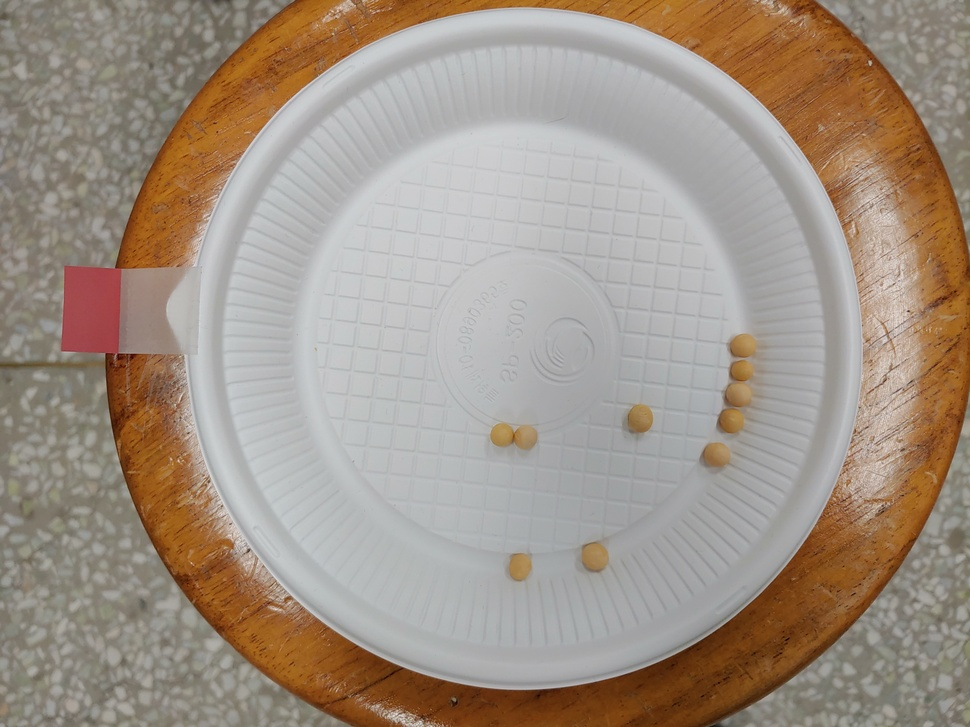
#> input picture Hidden/t01/5.jpg, 970 x 727 px, shrunk from 4032 x 3024 before the run, found by its file name
$ python edge_detection_sovel.py   (older library calls are emulated)
#> lines starting #> are read from the running program, lines starting #| are printed output that depends on the picture; after the words box and inside, x2 and y2 are one past the last pixel; in counts of white or black regions, pixels touching at a corner belong together
import cv2
import numpy as np
from matplotlib import pyplot as plt

input_img1 = "./Open/t01/5.jpg"

src=cv2.imread(input_img1,cv2.IMREAD_GRAYSCALE)
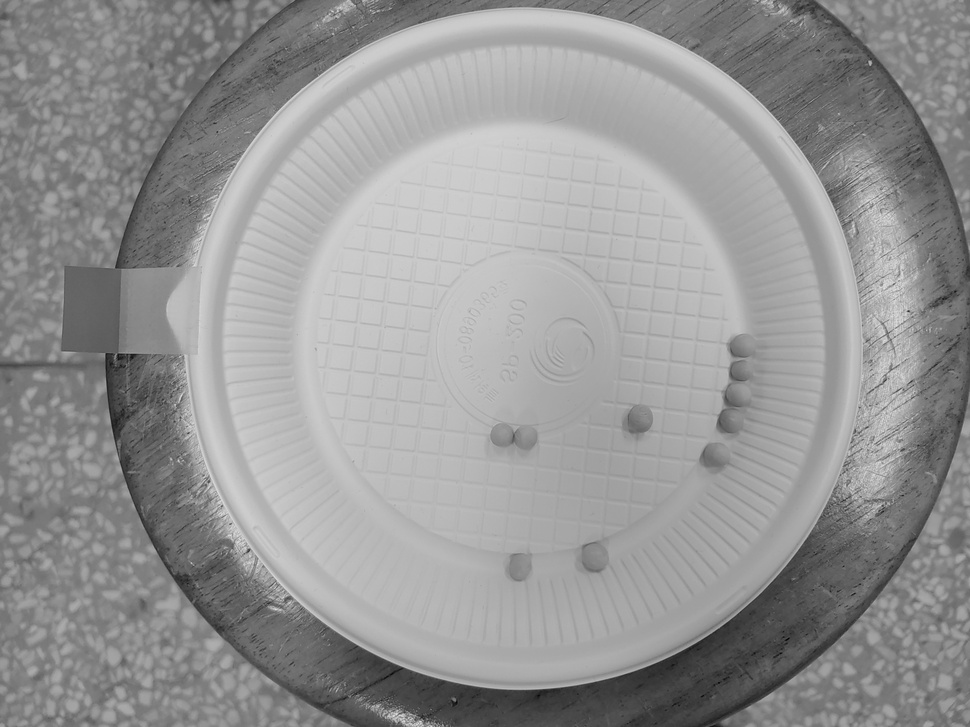
#> src: shape (727, 970); min 2, max 228, mean 149.7
dx=cv2.Sobel(src,cv2.CV_32F,1,0)
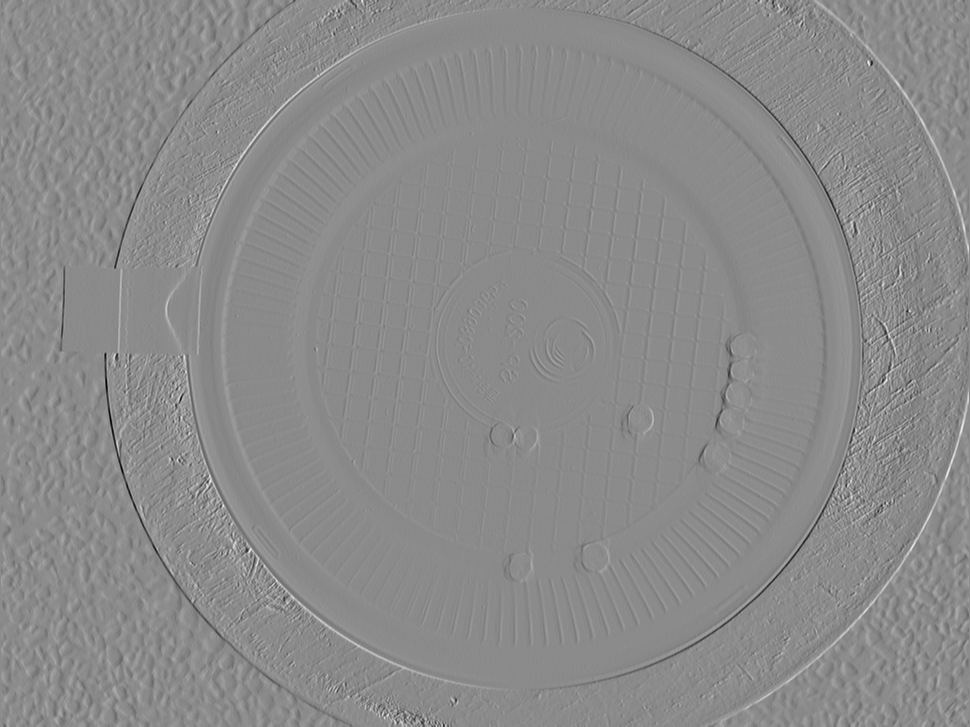
#> dx: shape (727, 970) float32; min -494, max 412, mean 0; drawn with min black and max white
print(dx.shape)
#| (727, 970)
dy=cv2.Sobel(src,cv2.CV_32F,0,1)
mag=cv2.magnitude(dx,dy)
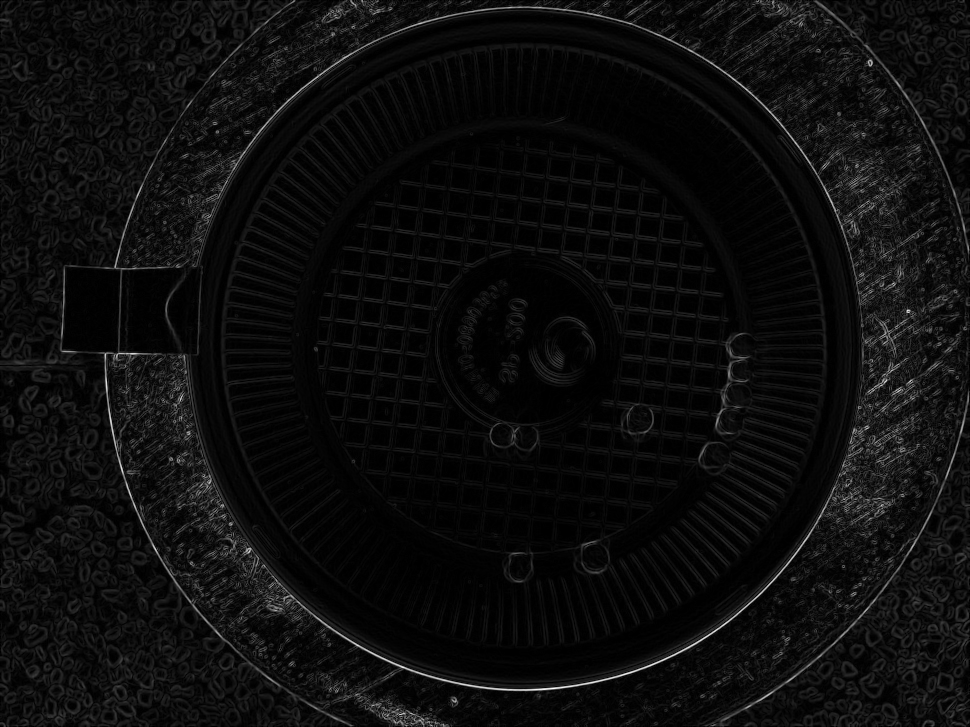
#> mag: shape (727, 970) float32; min 0, max 559.3, mean 29.4; drawn with min black and max white
mag=np.clip(mag,0,255).astype(np.uint8)
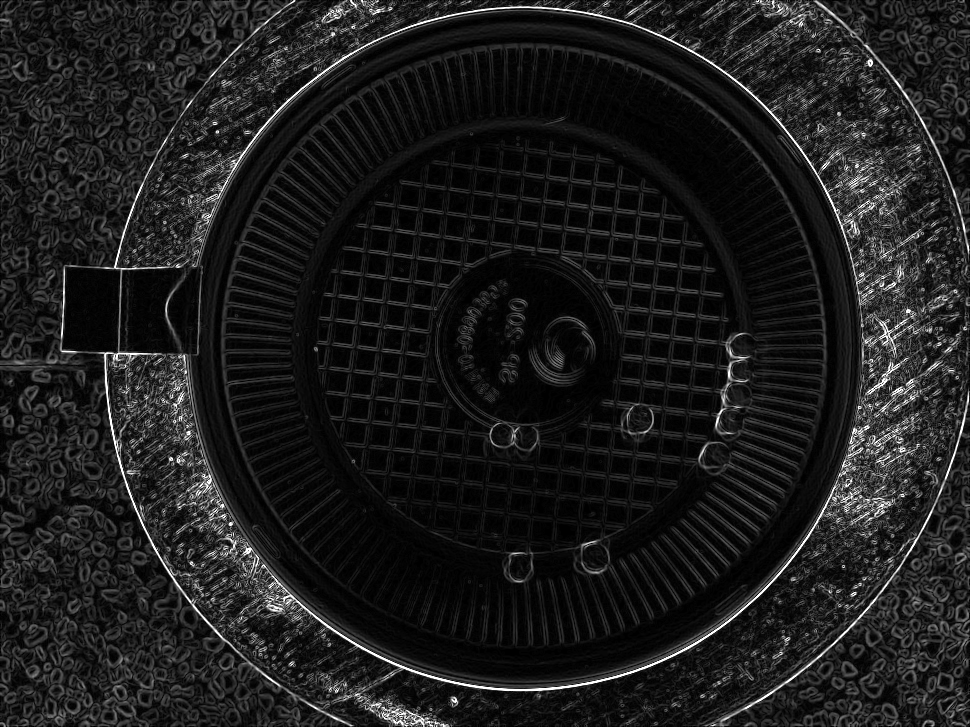
#> mag: shape (727, 970); min 0, max 255, mean 28.7
dst=np.zeros(src.shape[:2],np.uint8)
dst[mag>120]=255
_,dst=cv2.threshold(mag,120,255,cv2.THRESH_BINARY)
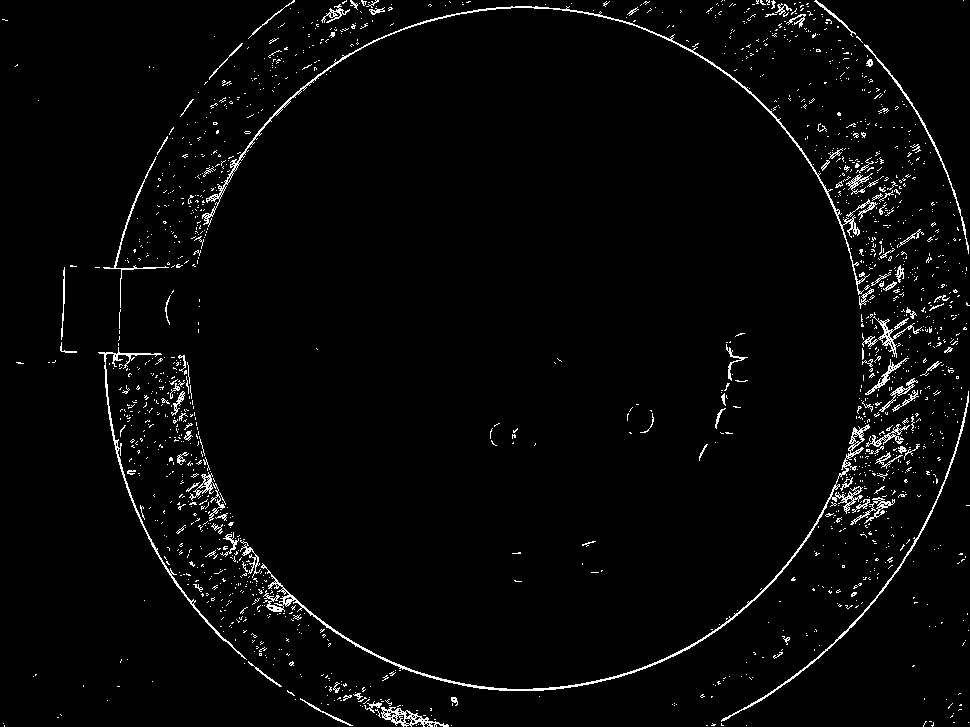
#> dst: shape (727, 970); 2.8% white in thin lines or dots

# [8 lines of commented-out code are left out]
cv2.imshow(input_img1, dst)
cv2.waitKey(0)
cv2.destroyAllWindows()

$ run again, with Hidden/t01/1.jpg copied over Hidden/t01/5.jpg
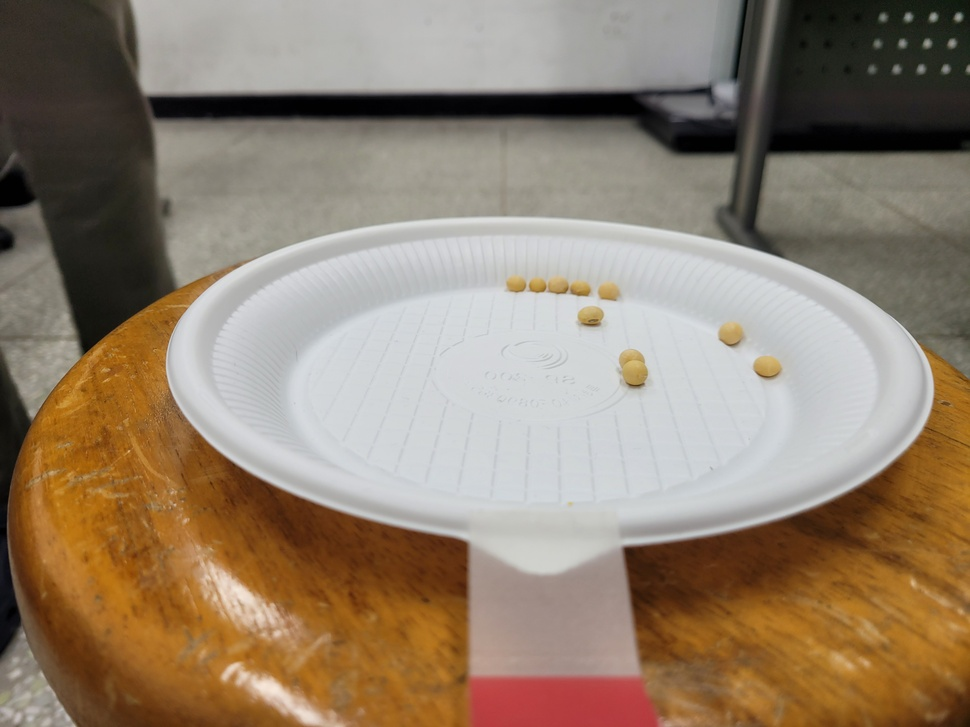
#> input picture Hidden/t01/1.jpg, 970 x 727 px, shrunk from 4032 x 3024 before the run, found by its file name
#| (727, 970)
#> `dy=cv2.Sobel(src,cv2.CV_32F,0,1)`:
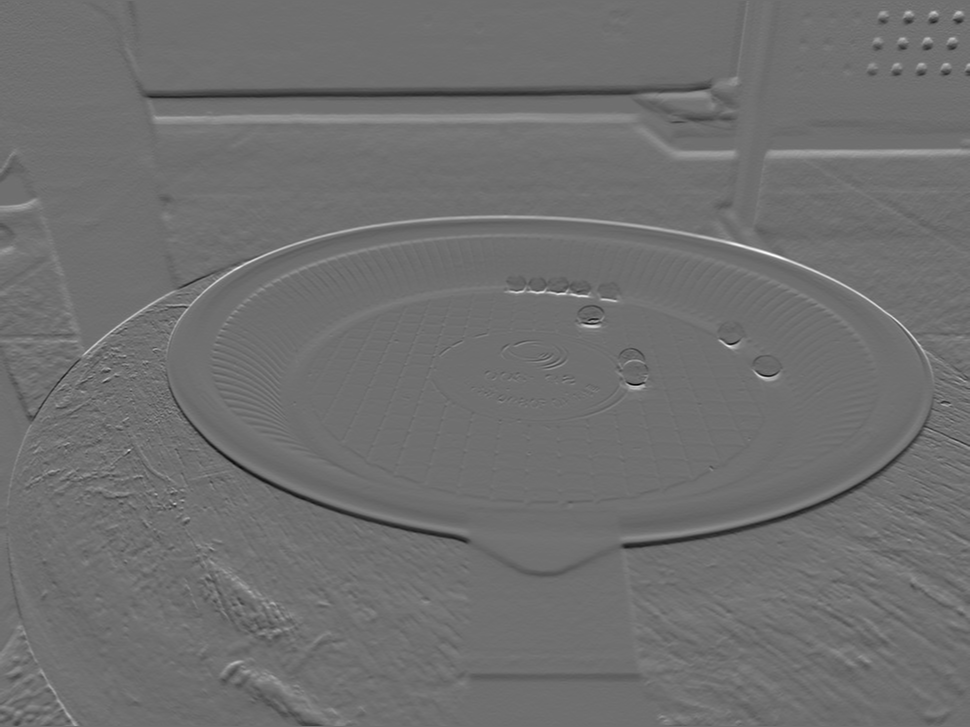
#> dy: shape (727, 970) float32; min -356, max 456, mean -0.3; drawn with min black and max white
#> `_,dst=cv2.threshold(mag,120,255,cv2.THRESH_BINARY)`:
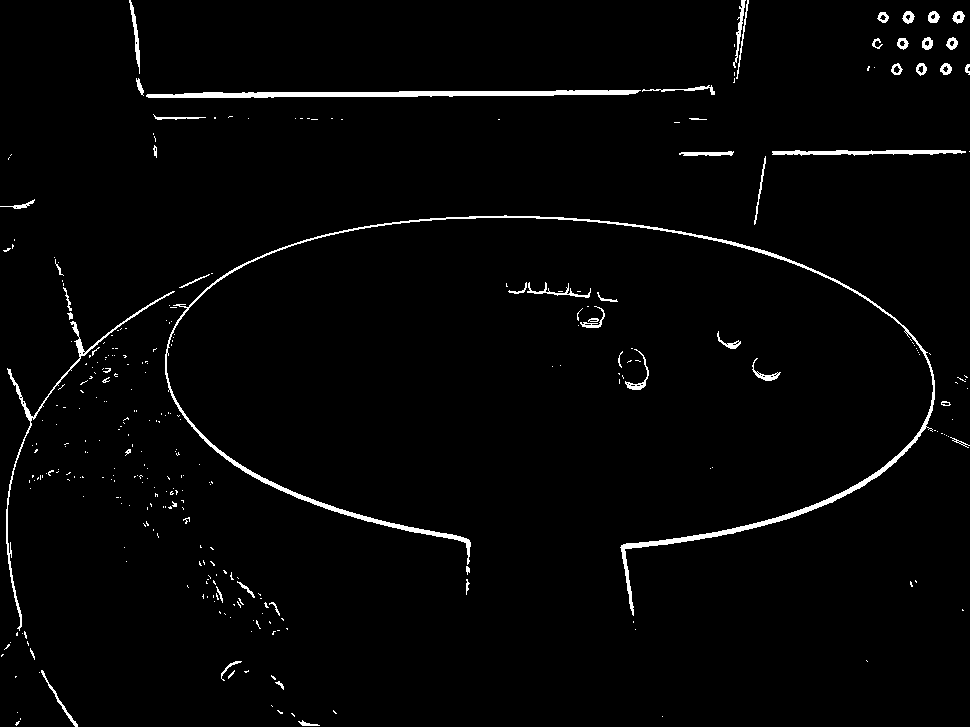
#> dst: shape (727, 970); 2.2% white; 325 white regions (268 under 20 px), largest, box (x1, y1, x2, y2) and area: (165, 215, 935, 616) 5713, (146, 90, 641, 98) 2468, (6, 291, 175, 631) 1188

$ run again, with Hidden/t01/2.jpg copied over Hidden/t01/5.jpg
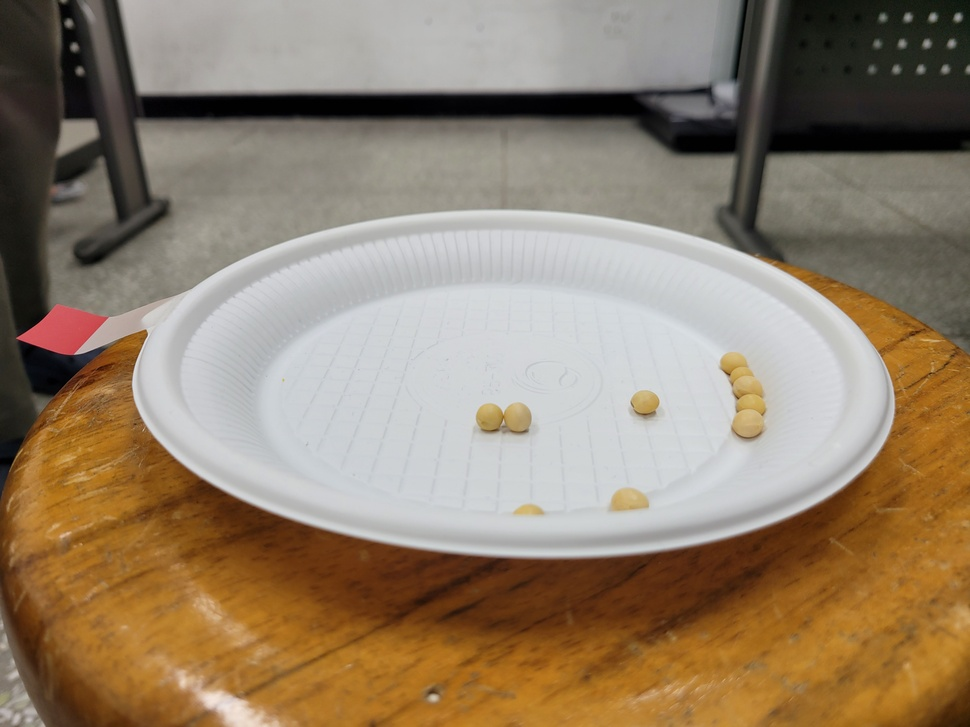
#> input picture Hidden/t01/2.jpg, 970 x 727 px, shrunk from 4032 x 3024 before the run, found by its file name
#| (727, 970)
#> `dy=cv2.Sobel(src,cv2.CV_32F,0,1)`:
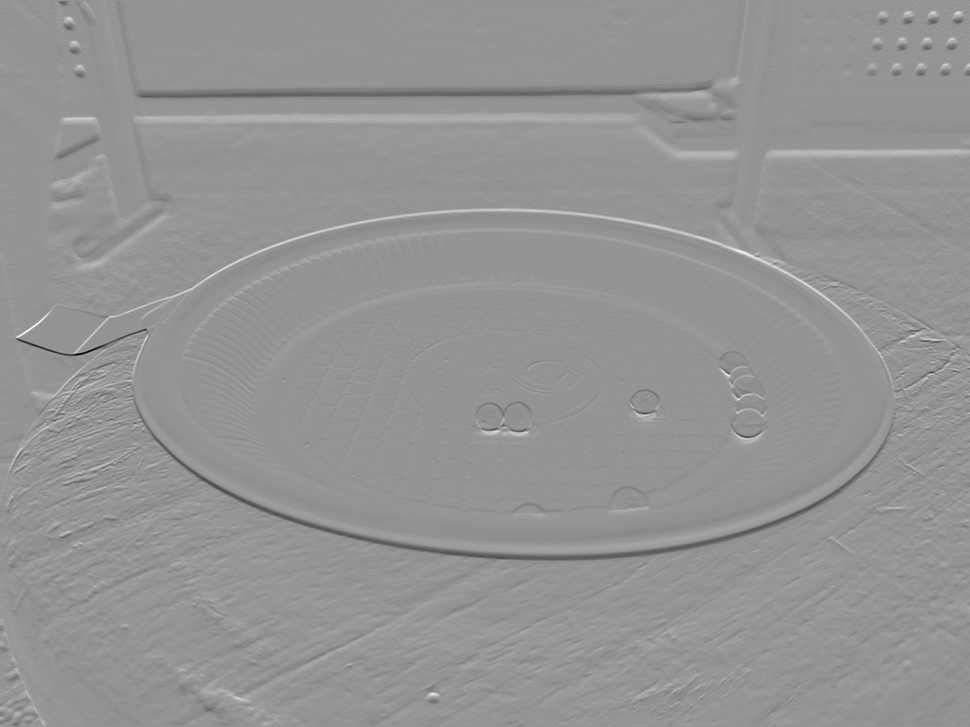
#> dy: shape (727, 970) float32; min -612, max 438, mean -0.1; drawn with min black and max white
#> `_,dst=cv2.threshold(mag,120,255,cv2.THRESH_BINARY)`:
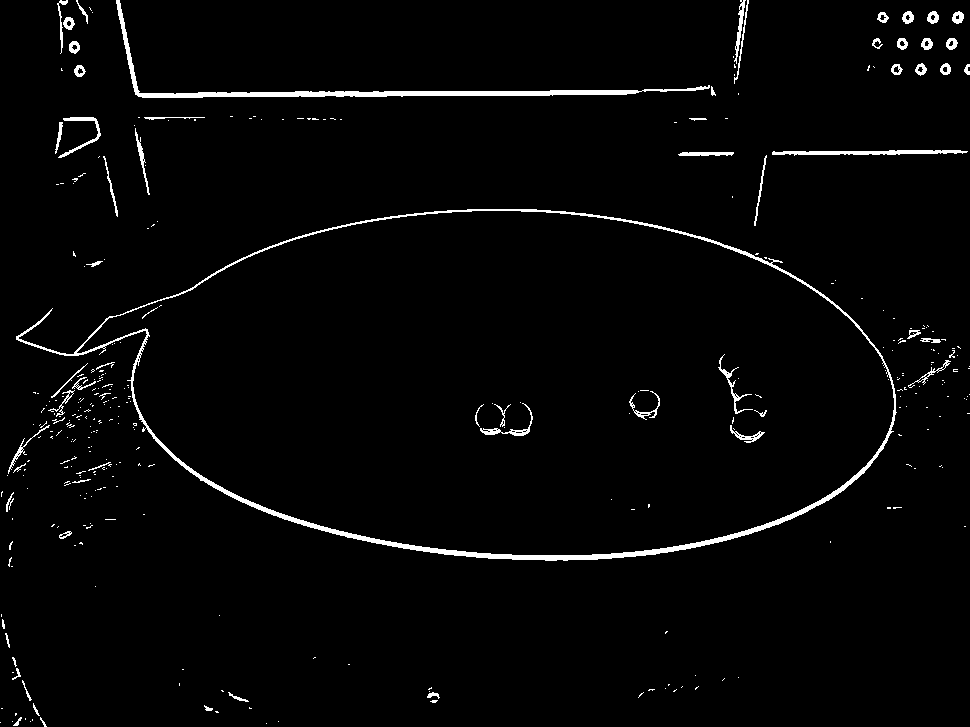
#> dst: shape (727, 970); 2.4% white; 351 white regions (284 under 20 px), largest, box (x1, y1, x2, y2) and area: (16, 209, 897, 561) 6832, (116, 0, 710, 98) 3106, (772, 150, 968, 156) 723
